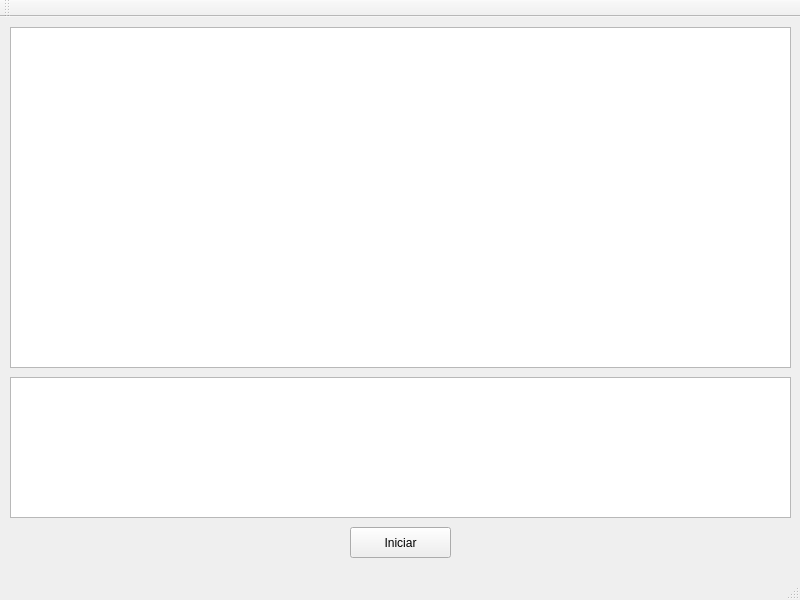
<?xml version="1.0" encoding="UTF-8"?>
<ui version="4.0">
 <class>MainWindow</class>
 <widget class="QMainWindow" name="MainWindow">
  <property name="geometry">
   <rect>
    <x>0</x>
    <y>0</y>
    <width>800</width>
    <height>600</height>
   </rect>
  </property>
  <property name="windowTitle">
   <string>MainWindow</string>
  </property>
  <widget class="QWidget" name="centralWidget">
   <widget class="QGraphicsView" name="graphicsView">
    <property name="geometry">
     <rect>
      <x>10</x>
      <y>10</y>
      <width>781</width>
      <height>341</height>
     </rect>
    </property>
   </widget>
   <widget class="QPushButton" name="pushButton">
    <property name="geometry">
     <rect>
      <x>350</x>
      <y>510</y>
      <width>101</width>
      <height>31</height>
     </rect>
    </property>
    <property name="text">
     <string>Iniciar</string>
    </property>
   </widget>
   <widget class="QTextBrowser" name="textBrowser">
    <property name="geometry">
     <rect>
      <x>10</x>
      <y>360</y>
      <width>781</width>
      <height>141</height>
     </rect>
    </property>
   </widget>
  </widget>
  <widget class="QMenuBar" name="menuBar">
   <property name="geometry">
    <rect>
     <x>0</x>
     <y>0</y>
     <width>800</width>
     <height>21</height>
    </rect>
   </property>
  </widget>
  <widget class="QToolBar" name="mainToolBar">
   <attribute name="toolBarArea">
    <enum>TopToolBarArea</enum>
   </attribute>
   <attribute name="toolBarBreak">
    <bool>false</bool>
   </attribute>
  </widget>
  <widget class="QStatusBar" name="statusBar"/>
 </widget>
 <layoutdefault spacing="6" margin="11"/>
 <resources/>
 <connections/>
</ui>
